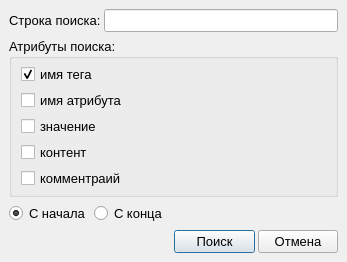
<?xml version="1.0" encoding="UTF-8"?>
<ui version="4.0">
 <class>FindForm</class>
 <widget class="QDialog" name="FindForm">
  <property name="geometry">
   <rect>
    <x>0</x>
    <y>0</y>
    <width>347</width>
    <height>262</height>
   </rect>
  </property>
  <property name="minimumSize">
   <size>
    <width>347</width>
    <height>262</height>
   </size>
  </property>
  <property name="maximumSize">
   <size>
    <width>347</width>
    <height>262</height>
   </size>
  </property>
  <property name="font">
   <font>
    <pointsize>10</pointsize>
   </font>
  </property>
  <property name="windowTitle">
   <string>Окно поиска</string>
  </property>
  <layout class="QGridLayout" name="gridLayout">
   <property name="leftMargin">
    <number>9</number>
   </property>
   <property name="topMargin">
    <number>9</number>
   </property>
   <property name="rightMargin">
    <number>9</number>
   </property>
   <property name="bottomMargin">
    <number>9</number>
   </property>
   <property name="spacing">
    <number>6</number>
   </property>
   <item row="0" column="0" colspan="2">
    <layout class="QHBoxLayout" name="horizontalLayout_2">
     <property name="spacing">
      <number>3</number>
     </property>
     <item>
      <widget class="QLabel" name="m_labelSearch">
       <property name="minimumSize">
        <size>
         <width>0</width>
         <height>21</height>
        </size>
       </property>
       <property name="text">
        <string>Строка поиска:</string>
       </property>
      </widget>
     </item>
     <item>
      <widget class="QLineEdit" name="m_lineEditSearch">
       <property name="minimumSize">
        <size>
         <width>0</width>
         <height>21</height>
        </size>
       </property>
      </widget>
     </item>
    </layout>
   </item>
   <item row="1" column="0" colspan="2">
    <widget class="QGroupBox" name="groupBox">
     <property name="title">
      <string>Атрибуты поиска:</string>
     </property>
     <layout class="QVBoxLayout" name="verticalLayout">
      <property name="spacing">
       <number>3</number>
      </property>
      <property name="leftMargin">
       <number>9</number>
      </property>
      <property name="topMargin">
       <number>3</number>
      </property>
      <property name="rightMargin">
       <number>3</number>
      </property>
      <property name="bottomMargin">
       <number>3</number>
      </property>
      <item>
       <widget class="QCheckBox" name="m_checkBoxName">
        <property name="minimumSize">
         <size>
          <width>0</width>
          <height>21</height>
         </size>
        </property>
        <property name="text">
         <string>имя тега</string>
        </property>
        <property name="checked">
         <bool>true</bool>
        </property>
       </widget>
      </item>
      <item>
       <widget class="QCheckBox" name="m_checkBoxAttribute">
        <property name="minimumSize">
         <size>
          <width>0</width>
          <height>21</height>
         </size>
        </property>
        <property name="text">
         <string>имя атрибута</string>
        </property>
       </widget>
      </item>
      <item>
       <widget class="QCheckBox" name="m_checkBoxValue">
        <property name="minimumSize">
         <size>
          <width>0</width>
          <height>21</height>
         </size>
        </property>
        <property name="text">
         <string>значение</string>
        </property>
       </widget>
      </item>
      <item>
       <widget class="QCheckBox" name="m_checkBoxContent">
        <property name="minimumSize">
         <size>
          <width>0</width>
          <height>21</height>
         </size>
        </property>
        <property name="text">
         <string>контент</string>
        </property>
       </widget>
      </item>
      <item>
       <widget class="QCheckBox" name="m_checkBoxComment">
        <property name="minimumSize">
         <size>
          <width>0</width>
          <height>21</height>
         </size>
        </property>
        <property name="text">
         <string>комментраий</string>
        </property>
       </widget>
      </item>
     </layout>
    </widget>
   </item>
   <item row="2" column="0">
    <layout class="QHBoxLayout" name="horizontalLayout">
     <property name="spacing">
      <number>3</number>
     </property>
     <item>
      <widget class="QRadioButton" name="m_radioButtonBegin">
       <property name="minimumSize">
        <size>
         <width>0</width>
         <height>21</height>
        </size>
       </property>
       <property name="text">
        <string>С начала</string>
       </property>
       <property name="checked">
        <bool>true</bool>
       </property>
      </widget>
     </item>
     <item>
      <widget class="QRadioButton" name="m_radioButtonEnd">
       <property name="minimumSize">
        <size>
         <width>0</width>
         <height>21</height>
        </size>
       </property>
       <property name="text">
        <string>С конца</string>
       </property>
      </widget>
     </item>
    </layout>
   </item>
   <item row="2" column="1">
    <spacer name="horizontalSpacer_2">
     <property name="orientation">
      <enum>Qt::Horizontal</enum>
     </property>
     <property name="sizeType">
      <enum>QSizePolicy::Preferred</enum>
     </property>
     <property name="sizeHint" stdset="0">
      <size>
       <width>366</width>
       <height>21</height>
      </size>
     </property>
    </spacer>
   </item>
   <item row="3" column="0">
    <spacer name="horizontalSpacer">
     <property name="orientation">
      <enum>Qt::Horizontal</enum>
     </property>
     <property name="sizeType">
      <enum>QSizePolicy::MinimumExpanding</enum>
     </property>
     <property name="sizeHint" stdset="0">
      <size>
       <width>152</width>
       <height>20</height>
      </size>
     </property>
    </spacer>
   </item>
   <item row="3" column="1">
    <layout class="QHBoxLayout" name="horizontalLayout_3">
     <property name="spacing">
      <number>3</number>
     </property>
     <property name="sizeConstraint">
      <enum>QLayout::SetMaximumSize</enum>
     </property>
     <item>
      <widget class="QPushButton" name="m_pBAccept">
       <property name="sizePolicy">
        <sizepolicy hsizetype="Minimum" vsizetype="Fixed">
         <horstretch>0</horstretch>
         <verstretch>0</verstretch>
        </sizepolicy>
       </property>
       <property name="minimumSize">
        <size>
         <width>0</width>
         <height>21</height>
        </size>
       </property>
       <property name="text">
        <string>Поиск</string>
       </property>
      </widget>
     </item>
     <item>
      <widget class="QPushButton" name="m_pBCancel">
       <property name="sizePolicy">
        <sizepolicy hsizetype="Minimum" vsizetype="Fixed">
         <horstretch>0</horstretch>
         <verstretch>0</verstretch>
        </sizepolicy>
       </property>
       <property name="minimumSize">
        <size>
         <width>0</width>
         <height>21</height>
        </size>
       </property>
       <property name="text">
        <string>Отмена</string>
       </property>
      </widget>
     </item>
    </layout>
   </item>
  </layout>
 </widget>
 <resources/>
 <connections>
  <connection>
   <sender>m_pBCancel</sender>
   <signal>clicked()</signal>
   <receiver>FindForm</receiver>
   <slot>reject()</slot>
   <hints>
    <hint type="sourcelabel">
     <x>324</x>
     <y>315</y>
    </hint>
    <hint type="destinationlabel">
     <x>286</x>
     <y>293</y>
    </hint>
   </hints>
  </connection>
 </connections>
</ui>
